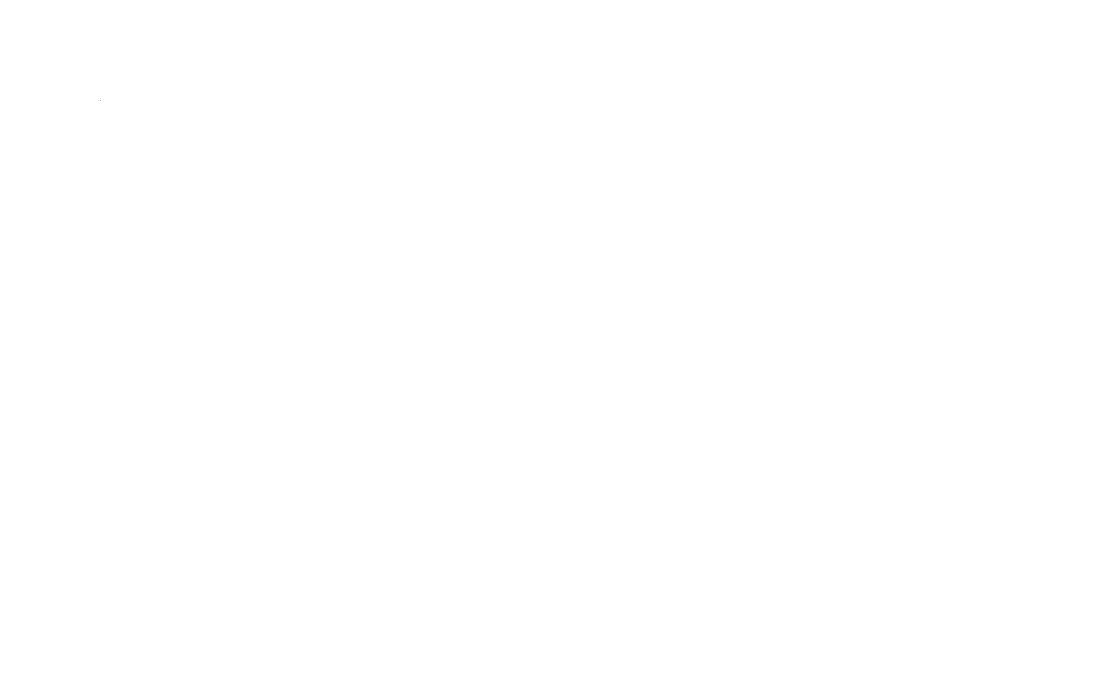
Frame 1 (no input)
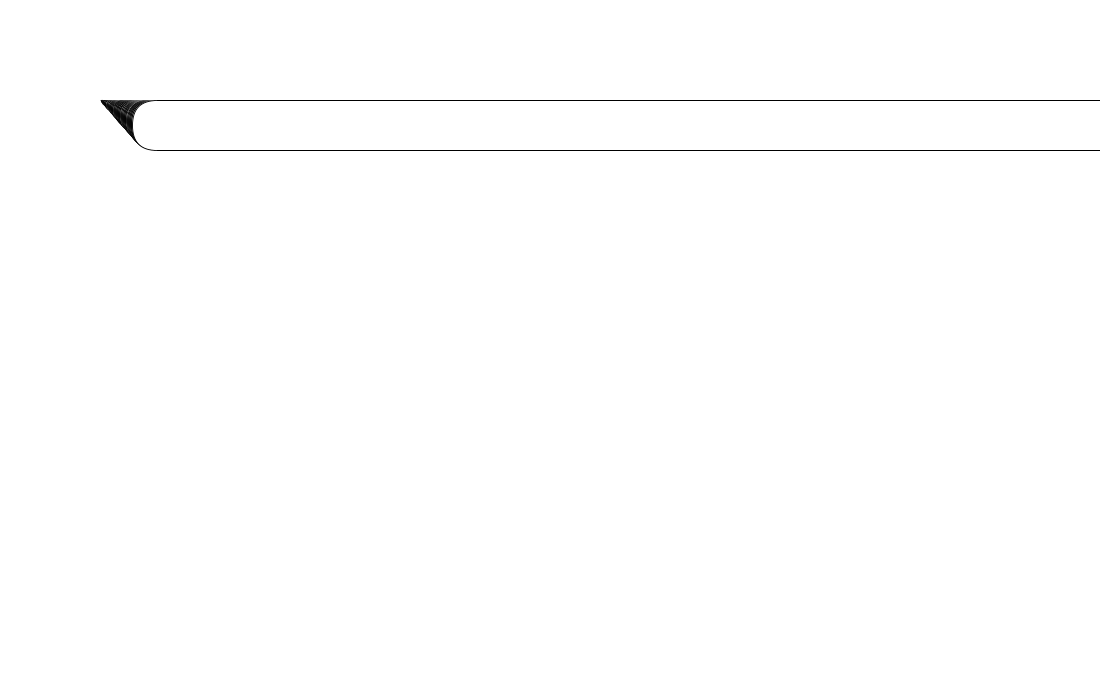
Frame 60 (the mouse pressed at the canvas centre just before this capture)
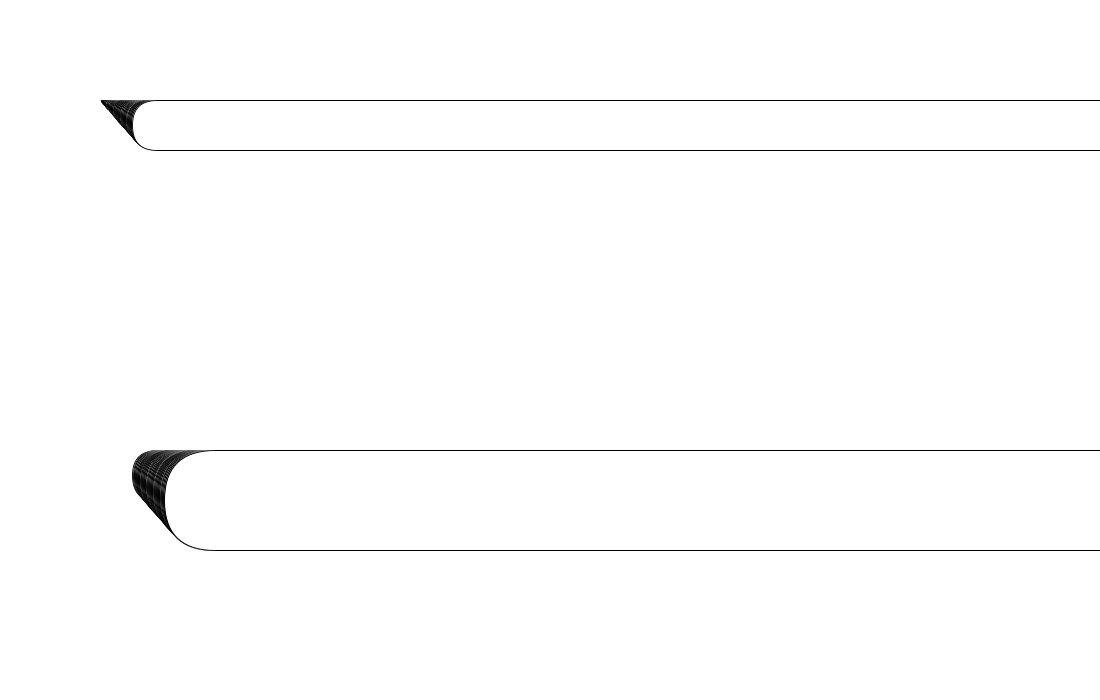
Frame 120 (the mouse held since frame 60 and released just before this capture)

The Processing sketch that drew these frames (run headless with seeded random() and noise(); from frame 60 on, the mouse is pressed at the canvas centre):

// Processing sketch: processing_132423
// ── processing_132423.pde

// original code without modifications is expanded off of example 7-14:Circular motion, Reas,Casey,and Ben Fry. Getting Started With Processing. Beijing:O'Reilly,2010.Print.
// Modified code written and changed by Zach Cummings. 
// All variations and commenting by Zach Cummings.

float angle =1;//changes angle that shape moves around center
float offset = 0;//moves position of shape on screen
float scalar = 1;//increases streakiness and diameter or width of shape
float speed = 10; // changes amount of shapes you will percieve, amount of streakiness, speed of shape drawn
void setup()
{
size(1100,700);//changes size of screen
strokeWeight(.9);//changes width or weight of stroke
background(255);//changes color of background; 145 is white, 0 is black
smooth();//smooths out drawings, blends pixels in the same vicinity
translate(400,400);//moves whole shape onto screen
}
void design(float angle, float offset, float scalar, float speed)//he function that allows one to easily manipulate the entire void(design) code as a singular line of code, name of the function is "design"
{
  translate(100,100);//moves whole shape onto screen; needs to happen in void draw to repeatedly complete this action
  float x = offset + cos(angle) * scalar;//change "*" to "+" to create vertical cylinder,change variables for variation in movement of shape
  float y = offset + sin(angle) * scalar;//change "*" to "+" to create horizontal cylinder, "        "
 rect(x,mouseY,sq(x),y,x);//dictates size and shape of the figure that moves on the screen, add a fifth coordinate to round the edges of a rectangle and create different patterns, use mouseX and mosueY for mouse controlled illustrations, square, multiply, add, divide or subtract x and y in the same coordinate for more variation, 
//  angle += speed;
}
void draw()
{
  design(angle, offset, scalar, speed);//function
  scalar += angle;//must be included with function in void draw to reset the movement each time
}
